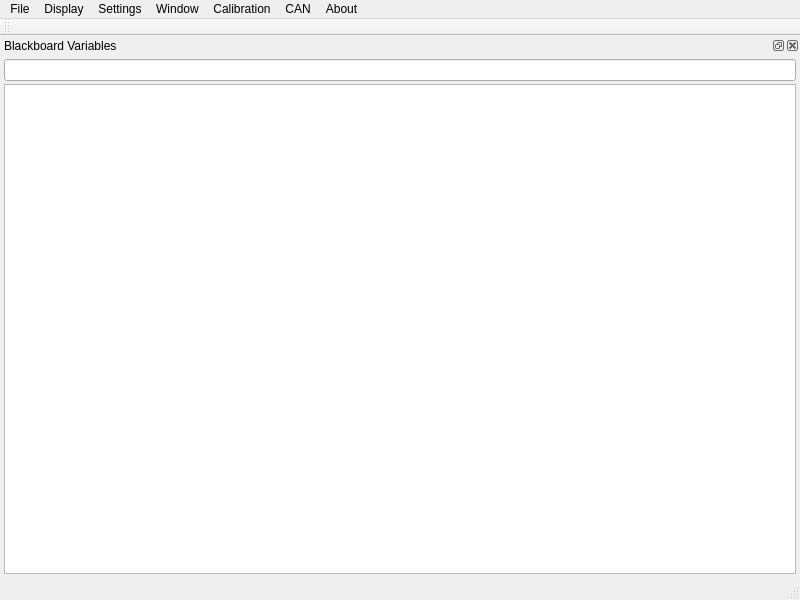
 <widget class="QMainWindow" name="MainWindow">
  <property name="geometry">
   <rect>
    <x>0</x>
    <y>0</y>
    <width>800</width>
    <height>600</height>
   </rect>
  </property>
  <property name="windowTitle">
   <string>XilEnv GUI</string>
  </property>
  <property name="windowIcon">
   <iconset resource="Icons.qrc">
    <normaloff>:/Icons/XiL.png</normaloff>:/Icons/XiL.png</iconset>
  </property>
  <widget class="QTabWidget" name="centralwidget">
   <property name="tabPosition">
    <enum>QTabWidget::South</enum>
   </property>
   <property name="tabShape">
    <enum>QTabWidget::Triangular</enum>
   </property>
   <property name="currentIndex">
    <number>-1</number>
   </property>
   <property name="iconSize">
    <size>
     <width>16</width>
     <height>16</height>
    </size>
   </property>
   <property name="tabsClosable">
    <bool>true</bool>
   </property>
  </widget>
  <widget class="StatusBar" name="statusbar"/>
  <widget class="QToolBar" name="toolBar">
   <property name="windowTitle">
    <string>toolBar</string>
   </property>
   <property name="iconSize">
    <size>
     <width>18</width>
     <height>18</height>
    </size>
   </property>
   <attribute name="toolBarArea">
    <enum>TopToolBarArea</enum>
   </attribute>
   <attribute name="toolBarBreak">
    <bool>false</bool>
   </attribute>
  </widget>
  <widget class="QMenuBar" name="menubar">
   <property name="geometry">
    <rect>
     <x>0</x>
     <y>0</y>
     <width>800</width>
     <height>25</height>
    </rect>
   </property>
   <widget class="QMenu" name="menuDatei">
    <property name="title">
     <string>File</string>
    </property>
    <addaction name="actionSave_INI"/>
    <addaction name="actionSave_INI_as"/>
    <addaction name="separator"/>
    <addaction name="actionLoad_Desktop"/>
    <addaction name="actionSave_Desktop_as"/>
    <addaction name="actionClear_Desktop"/>
    <addaction name="separator"/>
    <addaction name="actionExport_Sheets"/>
    <addaction name="actionImport_Sheets"/>
    <addaction name="separator"/>
    <addaction name="actionExport_A2L_File"/>
    <addaction name="separator"/>
    <addaction name="actionExport_Variable_property"/>
    <addaction name="actionImport_Variable_property"/>
    <addaction name="separator"/>
    <addaction name="actionUser_defined_environment_variables"/>
    <addaction name="actionUser_defined_blackboard_variables"/>
    <addaction name="separator"/>
    <addaction name="actionExit_without_save_INI"/>
    <addaction name="actionExit"/>
    <addaction name="separator"/>
   </widget>
   <widget class="QMenu" name="menuAnsicht">
    <property name="title">
     <string>Display</string>
    </property>
    <widget class="QMenu" name="menuFenster_Style">
     <property name="title">
      <string>Fenster Style</string>
     </property>
    </widget>
    <widget class="QMenu" name="menuNew">
     <property name="title">
      <string>New</string>
     </property>
    </widget>
    <widget class="QMenu" name="menuOpen">
     <property name="title">
      <string>Open</string>
     </property>
    </widget>
    <addaction name="menuNew"/>
    <addaction name="menuOpen"/>
    <addaction name="separator"/>
    <addaction name="actionSearch_window_inclluded_variable"/>
    <addaction name="separator"/>
    <addaction name="actionTab_Schlie_en"/>
    <addaction name="actionSubwindow_Schlie_en"/>
    <addaction name="actionSubwindows_Verbergen"/>
    <addaction name="separator"/>
    <addaction name="menuFenster_Style"/>
    <addaction name="actionVollbild"/>
   </widget>
   <widget class="QMenu" name="menuSettings">
    <property name="title">
     <string>Settings</string>
    </property>
    <widget class="QMenu" name="menuINI_file">
     <property name="title">
      <string>INI file</string>
     </property>
     <addaction name="actionRemove_not_used_blackboard_variables"/>
    </widget>
    <addaction name="actionBasic_Settings"/>
    <addaction name="separator"/>
    <addaction name="actionFunction_hotkeys"/>
    <addaction name="separator"/>
    <addaction name="actionImport_hotkeys"/>
    <addaction name="actionExport_hotkeys"/>
    <addaction name="menuINI_file"/>
    <addaction name="separator"/>
    <addaction name="actionLoad_Plugins"/>
    <addaction name="separator"/>
    <addaction name="actionBlackboard_List"/>
   </widget>
   <widget class="QMenu" name="menuWindow">
    <property name="title">
     <string>Window</string>
    </property>
    <addaction name="actionCascade"/>
    <addaction name="actionTile"/>
    <addaction name="actionArrange_Icons"/>
    <addaction name="actionClose_all"/>
    <addaction name="separator"/>
   </widget>
   <widget class="QMenu" name="menuCalibration">
    <property name="title">
     <string>Calibration</string>
    </property>
    <addaction name="actionLoad_SVL_file"/>
    <addaction name="actionSave_process_to_binary_SVL_SAL_file"/>
    <addaction name="separator"/>
    <addaction name="actionExport_reference_list"/>
    <addaction name="actionImport_reference_list"/>
    <addaction name="separator"/>
    <addaction name="actionGlobal_Section_Filter"/>
    <addaction name="actionWrite_section_to_EXE"/>
    <addaction name="actionConfigure_XCP_over_ethernet_links"/>
   </widget>
   <widget class="QMenu" name="menuCAN">
    <property name="title">
     <string>CAN</string>
    </property>
    <addaction name="actionConfig"/>
    <addaction name="actionImport"/>
    <addaction name="actionInsert_can_error"/>
    <addaction name="separator"/>
    <addaction name="actionCCP_Config"/>
    <addaction name="actionStart_Stop_CCP"/>
    <addaction name="actionStart_Stop_CCP_Calibration"/>
    <addaction name="actionLoad_CCP_Config"/>
    <addaction name="actionSave_CCP_Config"/>
    <addaction name="separator"/>
    <addaction name="actionXCP_Config"/>
    <addaction name="actionStart_Stop_XCP"/>
    <addaction name="actionStart_Stop_XCP_Calibration"/>
    <addaction name="actionLoad_XCP_Config"/>
    <addaction name="actionSave_XCP_Config"/>
    <addaction name="separator"/>
   </widget>
   <widget class="QMenu" name="menuAbout">
    <property name="title">
     <string>About</string>
    </property>
    <widget class="QMenu" name="menuInternals">
     <property name="title">
      <string>Internals...</string>
     </property>
     <addaction name="actionInternals_2"/>
     <addaction name="actionActive_Equations"/>
     <addaction name="actionBlackboard"/>
     <addaction name="actionBarrier_logging"/>
     <addaction name="actionExtern_processes_copy_lists"/>
     <addaction name="actionLoaded_debug_infos"/>
     <addaction name="actionRemote_master_call_statistics"/>
    </widget>
    <addaction name="actionHelp"/>
    <addaction name="actionAbout"/>
    <addaction name="actionHomepage"/>
    <addaction name="menuInternals"/>
   </widget>
   <addaction name="menuDatei"/>
   <addaction name="menuAnsicht"/>
   <addaction name="menuSettings"/>
   <addaction name="menuWindow"/>
   <addaction name="menuCalibration"/>
   <addaction name="menuCAN"/>
   <addaction name="menuAbout"/>
  </widget>
  <widget class="QDockWidget" name="blackboardDockWidget">
   <property name="allowedAreas">
    <set>Qt::LeftDockWidgetArea|Qt::RightDockWidgetArea</set>
   </property>
   <property name="windowTitle">
    <string>Blackboard Variables</string>
   </property>
   <attribute name="dockWidgetArea">
    <number>1</number>
   </attribute>
   <widget class="QWidget" name="dockWidgetContents">
    <layout class="QVBoxLayout" name="verticalLayout">
     <property name="spacing">
      <number>3</number>
     </property>
     <property name="leftMargin">
      <number>4</number>
     </property>
     <property name="topMargin">
      <number>4</number>
     </property>
     <property name="rightMargin">
      <number>4</number>
     </property>
     <property name="bottomMargin">
      <number>4</number>
     </property>
     <item>
      <widget class="QLineEdit" name="lineEdit"/>
     </item>
     <item>
      <widget class="QListView" name="listView">
       <property name="uniformItemSizes">
        <bool>true</bool>
       </property>
      </widget>
     </item>
    </layout>
   </widget>
  </widget>
  <action name="actionTab_Schlie_en">
   <property name="text">
    <string>Tab Schließen</string>
   </property>
  </action>
  <action name="actionSubwindow_Schlie_en">
   <property name="text">
    <string>Subwindow Schließen</string>
   </property>
  </action>
  <action name="actionSubwindows_Verbergen">
   <property name="text">
    <string>Subwindows Verbergen</string>
   </property>
  </action>
  <action name="actionPlastique">
   <property name="text">
    <string>Plastique</string>
   </property>
  </action>
  <action name="actionCleanlooks">
   <property name="text">
    <string>Cleanlooks</string>
   </property>
  </action>
  <action name="actionWindowsXP">
   <property name="text">
    <string>WindowsXP</string>
   </property>
  </action>
  <action name="actionWindowsVista">
   <property name="text">
    <string>WindowsVista</string>
   </property>
  </action>
  <action name="actionWindowsClassic">
   <property name="text">
    <string>WindowsClassic</string>
   </property>
  </action>
  <action name="actionCDE">
   <property name="text">
    <string>CDE</string>
   </property>
  </action>
  <action name="actionMotif">
   <property name="text">
    <string>Motif</string>
   </property>
  </action>
  <action name="actionHelp">
   <property name="text">
    <string>Help</string>
   </property>
  </action>
  <action name="actionAbout">
   <property name="icon">
    <iconset resource="Icons.qrc">
     <normaloff>:/Icons/Help.png</normaloff>:/Icons/Help.png</iconset>
   </property>
   <property name="text">
    <string>About</string>
   </property>
  </action>
  <action name="actionHomepage">
   <property name="text">
    <string>Homepage</string>
   </property>
  </action>
  <action name="actionWorkers">
   <property name="text">
    <string>Workers</string>
   </property>
  </action>
  <action name="actionInternals_2">
   <property name="text">
    <string>Internals</string>
   </property>
  </action>
  <action name="actionActive_Equations">
   <property name="text">
    <string>Active Equations</string>
   </property>
  </action>
  <action name="actionBlackboard">
   <property name="text">
    <string>Blackboard</string>
   </property>
  </action>
  <action name="actionConfig">
   <property name="text">
    <string>Config</string>
   </property>
  </action>
  <action name="actionImport">
   <property name="text">
    <string>DBC Import</string>
   </property>
  </action>
  <action name="actionInsert_can_error">
   <property name="text">
    <string>Insert CAN error</string>
   </property>
  </action>
  <action name="actionCCP_Config">
   <property name="text">
    <string>CCP Config</string>
   </property>
  </action>
  <action name="actionStart_Stop_CCP">
   <property name="text">
    <string>Start/Stop CCP</string>
   </property>
  </action>
  <action name="actionStart_Stop_CCP_Calibration">
   <property name="text">
    <string>Start/Stop CCP Calibration</string>
   </property>
  </action>
  <action name="actionLoad_CCP_Config">
   <property name="text">
    <string>Load CCP Config</string>
   </property>
  </action>
  <action name="actionSave_CCP_Config">
   <property name="text">
    <string>Save CCP Config</string>
   </property>
  </action>
  <action name="actionXCP_Config">
   <property name="text">
    <string>XCP Config</string>
   </property>
  </action>
  <action name="actionStart_Stop_XCP">
   <property name="text">
    <string>Start/Stop XCP</string>
   </property>
  </action>
  <action name="actionStart_Stop_XCP_Calibration">
   <property name="text">
    <string>Start/Stop XCP Calibration</string>
   </property>
  </action>
  <action name="actionLoad_XCP_Config">
   <property name="text">
    <string>Load XCP Config</string>
   </property>
  </action>
  <action name="actionSave_XCP_Config">
   <property name="text">
    <string>Save XCP Config</string>
   </property>
  </action>
  <action name="actionLoad_SVL_file">
   <property name="text">
    <string>Load SVL file</string>
   </property>
  </action>
  <action name="actionSave_process_to_binary_SVL_SAL_file">
   <property name="text">
    <string>Save process to SVL/SAL/SATVL file</string>
   </property>
  </action>
  <action name="actionExport_reference_list">
   <property name="text">
    <string>Export reference list</string>
   </property>
  </action>
  <action name="actionImport_reference_list">
   <property name="text">
    <string>Import reference list</string>
   </property>
  </action>
  <action name="actionGlobal_Section_Filter">
   <property name="text">
    <string>Global Section Filter</string>
   </property>
  </action>
  <action name="actionCascade">
   <property name="text">
    <string>Cascade</string>
   </property>
  </action>
  <action name="actionTile">
   <property name="text">
    <string>Tile</string>
   </property>
  </action>
  <action name="actionArrange_Icons">
   <property name="text">
    <string>Arrange Icons</string>
   </property>
  </action>
  <action name="actionClose_all">
   <property name="text">
    <string>Close all</string>
   </property>
  </action>
  <action name="actionBasic_Settings">
   <property name="text">
    <string>Basic Settings</string>
   </property>
  </action>
  <action name="actionFunction_hotkeys">
   <property name="text">
    <string>Function hotkeys</string>
   </property>
  </action>
  <action name="actionOther_hotkeys">
   <property name="text">
    <string>Other hotkeys</string>
   </property>
  </action>
  <action name="actionImport_hotkeys">
   <property name="text">
    <string>Import hotkeys</string>
   </property>
  </action>
  <action name="actionExport_hotkeys">
   <property name="text">
    <string>Export hotkeys</string>
   </property>
  </action>
  <action name="actionRemove_not_used_blackboard_variables">
   <property name="text">
    <string>Remove not used blackboard variable description</string>
   </property>
  </action>
  <action name="actionSearch_window_inclluded_variable">
   <property name="text">
    <string>Search window included variable</string>
   </property>
  </action>
  <action name="actionSave_INI">
   <property name="icon">
    <iconset resource="Icons.qrc">
     <normaloff>:/Icons/save.png</normaloff>:/Icons/save.png</iconset>
   </property>
   <property name="text">
    <string>Save INI</string>
   </property>
  </action>
  <action name="actionSave_INI_as">
   <property name="text">
    <string>Save INI as</string>
   </property>
  </action>
  <action name="actionLoad_Desktop">
   <property name="text">
    <string>Load Desktop</string>
   </property>
  </action>
  <action name="actionSave_Desktop_as">
   <property name="text">
    <string>Save Desktop as</string>
   </property>
  </action>
  <action name="actionClear_Desktop">
   <property name="text">
    <string>Clear Desktop</string>
   </property>
  </action>
  <action name="actionExport_Sheets">
   <property name="text">
    <string>Export Sheets</string>
   </property>
  </action>
  <action name="actionImport_Sheets">
   <property name="text">
    <string>Import Sheets</string>
   </property>
  </action>
  <action name="actionExport_A2L_File">
   <property name="text">
    <string>Export A2L-File</string>
   </property>
  </action>
  <action name="actionExport_Variable_property">
   <property name="text">
    <string>Export Variable property</string>
   </property>
  </action>
  <action name="actionImport_Variable_property">
   <property name="text">
    <string>Import Variable property</string>
   </property>
  </action>
  <action name="actionUser_defined_environment_variables">
   <property name="text">
    <string>user defined environment variables</string>
   </property>
  </action>
  <action name="actionExit_without_save_INI">
   <property name="text">
    <string>Exit without save INI</string>
   </property>
  </action>
  <action name="actionExit">
   <property name="text">
    <string>Exit</string>
   </property>
  </action>
  <action name="actionContinue">
   <property name="icon">
    <iconset>
     <normaloff>:/Icons/Continue.png</normaloff>:/Icons/Continue.png</iconset>
   </property>
   <property name="text">
    <string>Continue</string>
   </property>
   <property name="toolTip">
    <string>Continue</string>
   </property>
  </action>
  <action name="actionStop">
   <property name="icon">
    <iconset resource="Icons.qrc">
     <normaloff>:/Icons/stop.png</normaloff>:/Icons/stop.png</iconset>
   </property>
   <property name="text">
    <string>Stop</string>
   </property>
   <property name="toolTip">
    <string>Stop</string>
   </property>
  </action>
  <action name="actionNextOne">
   <property name="icon">
    <iconset resource="Icons.qrc">
     <normaloff>:/Icons/ContinueOne.png</normaloff>:/Icons/ContinueOne.png</iconset>
   </property>
   <property name="text">
    <string>nextOne</string>
   </property>
   <property name="toolTip">
    <string>Next one</string>
   </property>
  </action>
  <action name="actionRealtime">
   <property name="checkable">
    <bool>true</bool>
   </property>
   <property name="checked">
    <bool>false</bool>
   </property>
   <property name="icon">
    <iconset resource="Icons.qrc">
     <normaloff>:/Icons/realtime.png</normaloff>:/Icons/realtime.png</iconset>
   </property>
   <property name="text">
    <string>realtime</string>
   </property>
   <property name="toolTip">
    <string>Not faster than realtime</string>
   </property>
  </action>
  <action name="actionControlPnl">
   <property name="checkable">
    <bool>true</bool>
   </property>
   <property name="icon">
    <iconset resource="Icons.qrc">
     <normaloff>:/Icons/ControlPanel.png</normaloff>:/Icons/ControlPanel.png</iconset>
   </property>
   <property name="text">
    <string>ControlPnl</string>
   </property>
   <property name="toolTip">
    <string>Control Panel on/off</string>
   </property>
  </action>
  <action name="actionEditDebug">
   <property name="icon">
    <iconset resource="Icons.qrc">
     <normaloff>:/Icons/MagnifierDebugFile.png</normaloff>:/Icons/MagnifierDebugFile.png</iconset>
   </property>
   <property name="text">
    <string>EditDebug</string>
   </property>
   <property name="toolTip">
    <string>Edit Debug File</string>
   </property>
  </action>
  <action name="actionEditError">
   <property name="icon">
    <iconset resource="Icons.qrc">
     <normaloff>:/Icons/ErrorFile.png</normaloff>:/Icons/ErrorFile.png</iconset>
   </property>
   <property name="text">
    <string>EditError</string>
   </property>
   <property name="toolTip">
    <string>Edit Error File</string>
   </property>
  </action>
  <action name="actionEditMessage">
   <property name="icon">
    <iconset resource="Icons.qrc">
     <normaloff>:/Icons/Text.png</normaloff>:/Icons/Text.png</iconset>
   </property>
   <property name="text">
    <string>EditMessage</string>
   </property>
   <property name="toolTip">
    <string>Edit Message File</string>
   </property>
  </action>
  <action name="actionHTMLreport">
   <property name="icon">
    <iconset resource="Icons.qrc">
     <normaloff>:/Icons/Html.png</normaloff>:/Icons/Html.png</iconset>
   </property>
   <property name="text">
    <string>HTMLreport</string>
   </property>
   <property name="toolTip">
    <string>Open HTML Report</string>
   </property>
  </action>
  <action name="actionAddSheet">
   <property name="icon">
    <iconset resource="Icons.qrc">
     <normaloff>:/Icons/SheetPlus.png</normaloff>:/Icons/SheetPlus.png</iconset>
   </property>
   <property name="text">
    <string>AddSheet</string>
   </property>
   <property name="toolTip">
    <string>Add new sheet</string>
   </property>
  </action>
  <action name="actionRemoveSheet">
   <property name="icon">
    <iconset resource="Icons.qrc">
     <normaloff>:/Icons/SheetMinus.png</normaloff>:/Icons/SheetMinus.png</iconset>
   </property>
   <property name="text">
    <string>RemoveSheet</string>
   </property>
   <property name="toolTip">
    <string>Remove selected sheet</string>
   </property>
  </action>
  <action name="actionVollbild">
   <property name="checkable">
    <bool>true</bool>
   </property>
   <property name="text">
    <string>Vollbild</string>
   </property>
  </action>
  <action name="actionWrite_section_to_EXE">
   <property name="text">
    <string>Write section to EXE</string>
   </property>
  </action>
  <action name="actionSuppress_display_non_existing_values">
   <property name="checkable">
    <bool>true</bool>
   </property>
   <property name="icon">
    <iconset resource="Icons.qrc">
     <normaloff>:/Icons/Filter.png</normaloff>:/Icons/Filter.png</iconset>
   </property>
   <property name="text">
    <string>suppress the display of non existing values</string>
   </property>
  </action>
  <action name="actionLoad_Plugins">
   <property name="text">
    <string>Load Plugins</string>
   </property>
  </action>
  <action name="actionBarrier_logging">
   <property name="text">
    <string>Barrier logging</string>
   </property>
  </action>
  <action name="actionConfigure_XCP_over_ethernet_links">
   <property name="text">
    <string>Configure XCP over ethernet links</string>
   </property>
  </action>
  <action name="actionUser_defined_blackboard_variables">
   <property name="text">
    <string>user defined blackboard variables</string>
   </property>
  </action>
  <action name="actionBlackboard_List">
   <property name="checkable">
    <bool>true</bool>
   </property>
   <property name="icon">
    <iconset resource="Icons.qrc">
     <normaloff>:/Icons/List.png</normaloff>:/Icons/List.png</iconset>
   </property>
   <property name="text">
    <string>Blackboard List</string>
   </property>
  </action>
  <action name="actionExtern_processes_copy_lists">
   <property name="text">
    <string>Extern processes copy lists</string>
   </property>
  </action>
  <action name="actionLoaded_debug_infos">
   <property name="text">
    <string>Loaded debug infos</string>
   </property>
  </action>
  <action name="actionRemote_master_call_statistics">
   <property name="text">
    <string>Remote master call statistics</string>
   </property>
  </action>
  <action name="actionmove_control_panel_to_top_left_position">
   <property name="icon">
    <iconset resource="Icons.qrc">
     <normaloff>:/Icons/ControlPanelFetch.png</normaloff>:/Icons/ControlPanelFetch.png</iconset>
   </property>
   <property name="text">
    <string>move control panel to this position</string>
   </property>
   <property name="toolTip">
    <string>move control panel to top left position</string>
   </property>
  </action>
 </widget>
